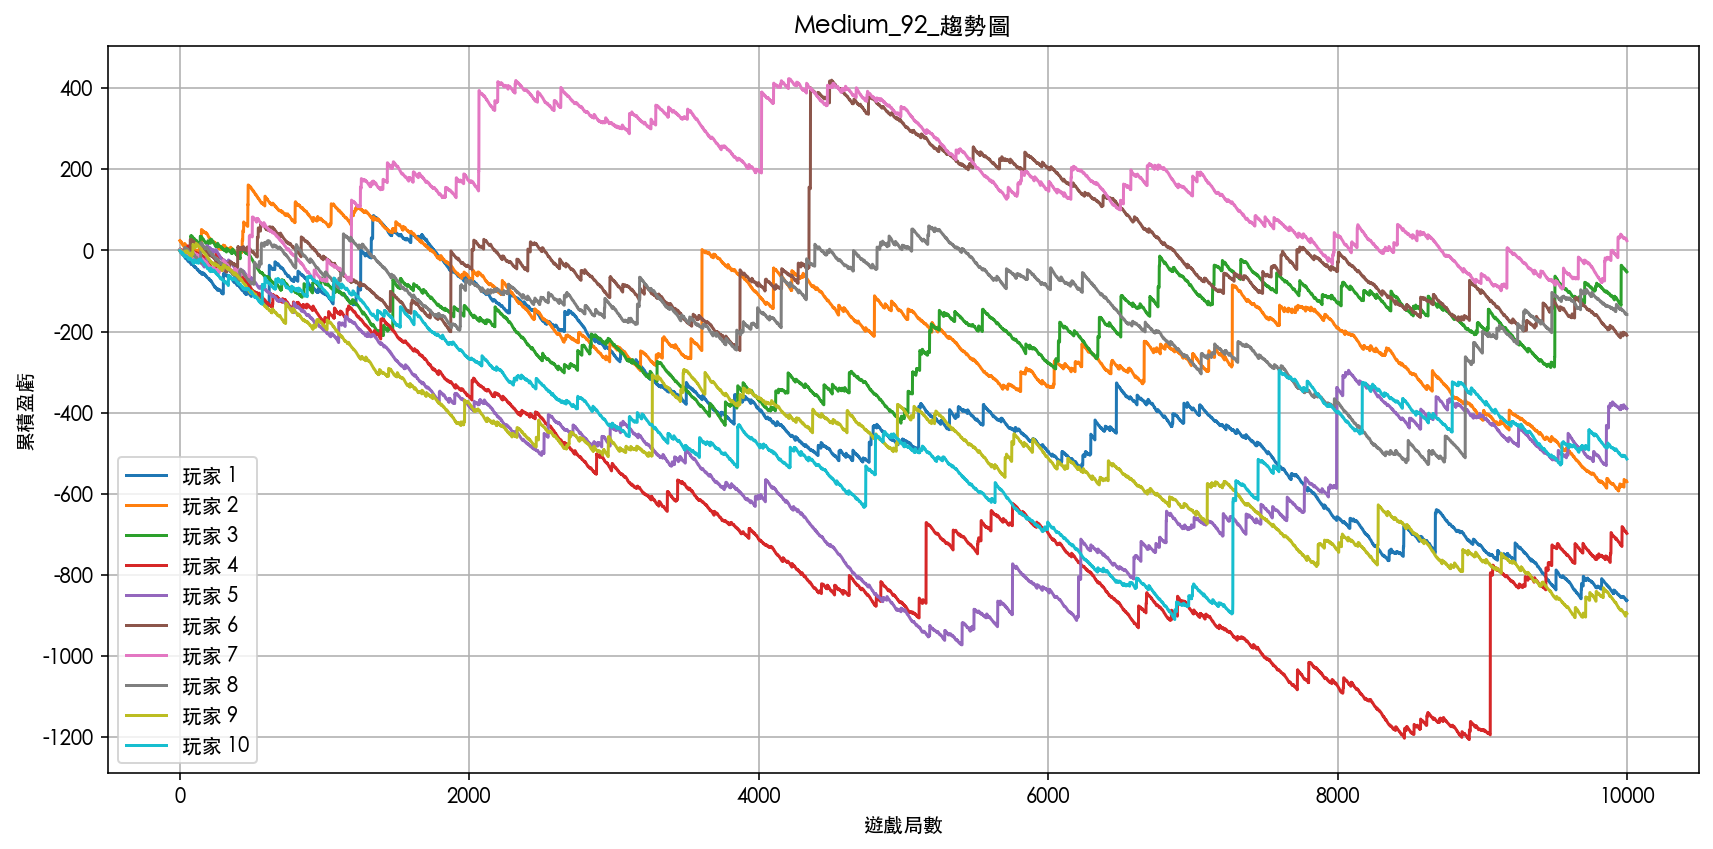

Generate this figure with Python:
import torch
import matplotlib.pyplot as plt
import matplotlib
import numpy as np

# 設定 matplotlib 字體以支援中文
matplotlib.rcParams['font.sans-serif'] = ['Arial Unicode MS']

# ------------------------------
# 遊戲設定參數
# ------------------------------
positions = list(range(17))
probs = torch.tensor([
    0.0000152587890625, 0.000244140625, 0.0018310546875, 0.008544921875,
    0.02777099609375, 0.066650390625, 0.1221923828125, 0.174560546875,
    0.196380615234375, 0.174560546875, 0.1221923828125, 0.066650390625,
    0.02777099609375, 0.008544921875, 0.0018310546875, 0.000244140625,
    0.0000152587890625
], dtype=torch.float32)

payout_table = torch.tensor([
    200.0, 55.0, 0, 0, 2.0,
    1.0, 0.6, 0.4, 0.1, 0.4,
    0.6, 1.0, 2.0, 0, 0,
    55.0, 200.0
], dtype=torch.float32)

ball_multipliers = torch.tensor([1, 2, 5], dtype=torch.float32)
ball_probs = torch.tensor([0.93, 0.05, 0.02], dtype=torch.float32)

free_game_positions = {2, 3, 13, 14}
rounds_per_player = 10_000
num_players = 10
bet_amount = 1.0
jackpot_contribution_rate = 0.01
max_payout = 1000
device = torch.device("mps" if torch.backends.mps.is_available() else "cpu")

# ------------------------------
# 免費遊戲 mini slot
# ------------------------------
def draw_free_game_mini_slot(rng, jackpot_pool, bet_amount, multiplier):
    roll = torch.rand(1, device=device, generator=rng).cpu().item()
    if roll < 0.00221:
        jp_share = 0.25 * jackpot_pool * (bet_amount / max_payout)
        reward = (jp_share + bet_amount * 200) * multiplier
        return reward, "Super JP / X 200", jp_share
    elif roll < 0.01135:
        jp_share = 0.10 * jackpot_pool * (bet_amount / max_payout)
        reward = (jp_share + bet_amount * 100) * multiplier
        return reward, "Lucky JP / X 100", jp_share
    elif roll < 0.07568:
        return bet_amount * 50 * multiplier, "X 50", 0.0
    elif roll < 0.19027:
        return bet_amount * 25 * multiplier, "X 25", 0.0
    elif roll < 0.48916:
        return bet_amount * 10 * multiplier, "X 10", 0.0
    else:
        return bet_amount * 3 * multiplier, "X 3", 0.0

# ------------------------------
# 模擬單一玩家
# ------------------------------
def simulate_player(rng, rounds):
    probs_gpu = probs.to(device)
    payout_table_gpu = payout_table.to(device)
    ball_probs_gpu = ball_probs.to(device)
    multipliers_gpu = ball_multipliers.to(device)

    positions_drawn = torch.multinomial(probs_gpu, num_samples=rounds, replacement=True, generator=rng)
    multiplier_drawn = torch.multinomial(ball_probs_gpu, num_samples=rounds, replacement=True, generator=rng)
    multipliers = multipliers_gpu[multiplier_drawn]
    base_prizes = payout_table_gpu[positions_drawn]

    jackpot_pool = 0.0
    profit = 0.0
    cumulative_profit = []

    for i in range(rounds):
        jackpot_pool += bet_amount * jackpot_contribution_rate
        pos = positions_drawn[i].item()
        mult = multipliers[i].item()
        base_win = base_prizes[i].item() * mult

        if pos in free_game_positions:
            reward, _, jp_share = draw_free_game_mini_slot(rng, jackpot_pool, bet_amount, mult)
            jackpot_pool -= jp_share
        else:
            reward = 0.0

        total = base_win + reward
        profit += total - bet_amount
        cumulative_profit.append(profit)

    return cumulative_profit

# ------------------------------
# 主模擬與繪圖
# ------------------------------
torch.manual_seed(42)
rng = torch.Generator(device=device).manual_seed(42)

player_trends = []
for i in range(num_players):
    print(f"模擬第 {i + 1} 位玩家...")
    trend = simulate_player(rng, rounds_per_player)
    player_trends.append(trend)

# 繪製趨勢圖
plt.figure(figsize=(12, 6))
for i, trend in enumerate(player_trends):
    plt.plot(trend, label=f"玩家 {i + 1}")
plt.title("Medium_92_趨勢圖")
plt.xlabel("遊戲局數")
plt.ylabel("累積盈虧")
plt.grid(True)
plt.legend()
plt.tight_layout()
plt.show()
